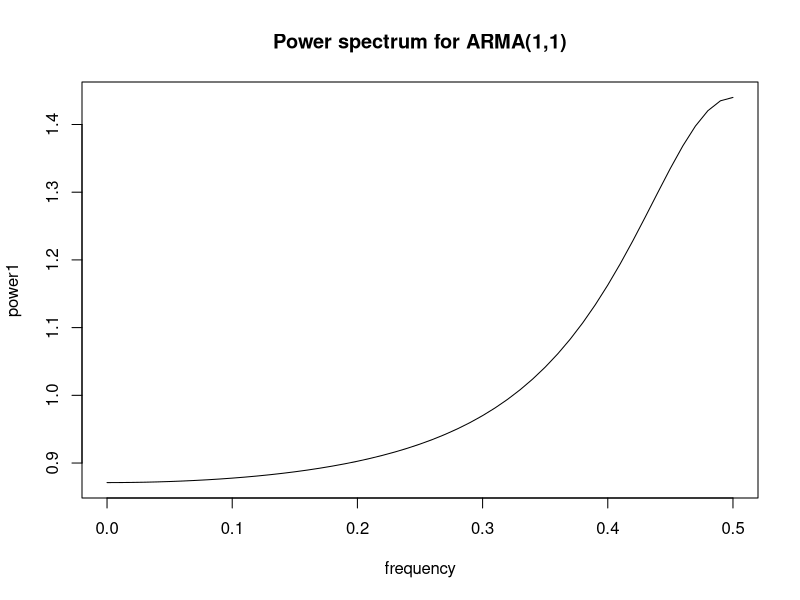

Recreate this plot in R.
## ---- chunk 1
power.ma1<-function(theta,sigsq,omega)
{
  (16/75)*((2+cos(2*pi*omega))/(1.25+cos(2*pi*omega)))+(44/75)
}


par(mfrow=c(1,1))
frequency<-seq(0,0.5,by=0.01)
power1<-power.ma1(0.9,1,frequency)
plot(frequency,power1, type="l", main="Power spectrum for ARMA(1,1)")

